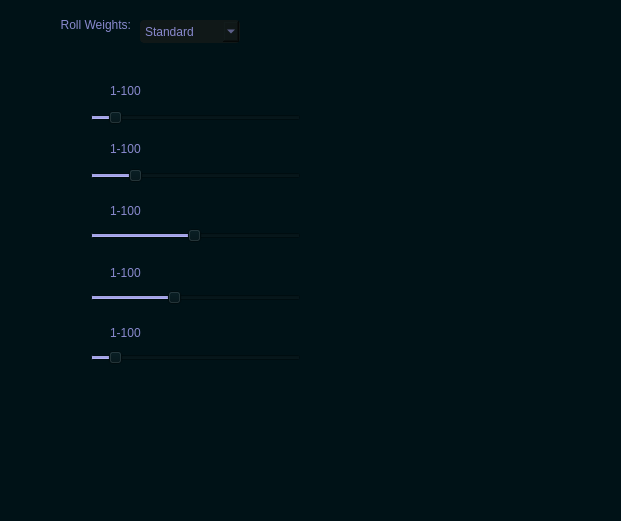
    <widget class="QWidget" name="weights_widget" native="true">
     <property name="geometry">
      <rect>
       <x>780</x>
       <y>310</y>
       <width>621</width>
       <height>521</height>
      </rect>
     </property>
     <property name="styleSheet">
      <string notr="true">QWidget {
	background-color: rgb(0, 18, 23);
}</string>
     </property>
     <widget class="QComboBox" name="weight_profile">
      <property name="geometry">
       <rect>
        <x>140</x>
        <y>20</y>
        <width>100</width>
        <height>23</height>
       </rect>
      </property>
      <property name="styleSheet">
       <string notr="true">QComboBox {

	border: 1px solid rgb(16, 24, 24);
	border-radius: 4px;
	background-color: rgb(16, 24, 24);
	color: rgb(137, 137, 206);

}

QComboBox:hover {
	background-color: rgb(24, 40, 40);
}

QComboBox:focus {
	border: rgb(85, 170, 255);
}
</string>
      </property>
      <item>
       <property name="text">
        <string>Standard</string>
       </property>
      </item>
      <item>
       <property name="text">
        <string>Fast</string>
       </property>
      </item>
      <item>
       <property name="text">
        <string>Slow</string>
       </property>
      </item>
      <item>
       <property name="text">
        <string>Custom</string>
       </property>
      </item>
     </widget>
     <widget class="QLabel" name="quarter_weight_value">
      <property name="geometry">
       <rect>
        <x>110</x>
        <y>198</y>
        <width>61</width>
        <height>26</height>
       </rect>
      </property>
      <property name="font">
       <font>
        <pointsize>9</pointsize>
       </font>
      </property>
      <property name="styleSheet">
       <string notr="true">QLabel {
	color:rgb(137, 137, 206)
	
}</string>
      </property>
      <property name="text">
       <string>1-100</string>
      </property>
     </widget>
     <widget class="QSlider" name="half_weight_slider">
      <property name="geometry">
       <rect>
        <x>90</x>
        <y>168</y>
        <width>211</width>
        <height>16</height>
       </rect>
      </property>
      <property name="styleSheet">
       <string notr="true">QSlider {
	selection-background-color: rgb(137, 137, 206);
}
</string>
      </property>
      <property name="value">
       <number>19</number>
      </property>
      <property name="orientation">
       <enum>Qt::Horizontal</enum>
      </property>
     </widget>
     <widget class="QLabel" name="quarter_weight_image">
      <property name="geometry">
       <rect>
        <x>50</x>
        <y>188</y>
        <width>40</width>
        <height>51</height>
       </rect>
      </property>
      <property name="font">
       <font>
        <pointsize>9</pointsize>
       </font>
      </property>
      <property name="styleSheet">
       <string notr="true">QLabel {
	color:rgb(137, 137, 206)
	
}</string>
      </property>
      <property name="text">
       <string/>
      </property>
      <property name="pixmap">
       <pixmap>data/images/quarter.png</pixmap>
      </property>
      <property name="scaledContents">
       <bool>true</bool>
      </property>
      <property name="wordWrap">
       <bool>true</bool>
      </property>
     </widget>
     <widget class="QSlider" name="quarter_weight_slider">
      <property name="geometry">
       <rect>
        <x>90</x>
        <y>228</y>
        <width>211</width>
        <height>16</height>
       </rect>
      </property>
      <property name="styleSheet">
       <string notr="true">QSlider {
	selection-background-color: rgb(137, 137, 206);
}</string>
      </property>
      <property name="value">
       <number>49</number>
      </property>
      <property name="orientation">
       <enum>Qt::Horizontal</enum>
      </property>
     </widget>
     <widget class="QLabel" name="half_weight_value">
      <property name="geometry">
       <rect>
        <x>110</x>
        <y>138</y>
        <width>61</width>
        <height>22</height>
       </rect>
      </property>
      <property name="font">
       <font>
        <pointsize>9</pointsize>
       </font>
      </property>
      <property name="styleSheet">
       <string notr="true">QLabel {
	color:rgb(137, 137, 206)
	
}</string>
      </property>
      <property name="text">
       <string>1-100</string>
      </property>
     </widget>
     <widget class="QLabel" name="half_weight_image">
      <property name="geometry">
       <rect>
        <x>50</x>
        <y>128</y>
        <width>40</width>
        <height>51</height>
       </rect>
      </property>
      <property name="font">
       <font>
        <pointsize>9</pointsize>
       </font>
      </property>
      <property name="styleSheet">
       <string notr="true">QLabel {
	color:rgb(137, 137, 206)
	
}</string>
      </property>
      <property name="text">
       <string/>
      </property>
      <property name="pixmap">
       <pixmap>data/images/half.png</pixmap>
      </property>
      <property name="scaledContents">
       <bool>true</bool>
      </property>
      <property name="wordWrap">
       <bool>true</bool>
      </property>
     </widget>
     <widget class="QLabel" name="roll_weights_label">
      <property name="geometry">
       <rect>
        <x>30</x>
        <y>18</y>
        <width>101</width>
        <height>30</height>
       </rect>
      </property>
      <property name="sizePolicy">
       <sizepolicy hsizetype="Fixed" vsizetype="Fixed">
        <horstretch>0</horstretch>
        <verstretch>0</verstretch>
       </sizepolicy>
      </property>
      <property name="minimumSize">
       <size>
        <width>0</width>
        <height>0</height>
       </size>
      </property>
      <property name="maximumSize">
       <size>
        <width>16777215</width>
        <height>16777215</height>
       </size>
      </property>
      <property name="font">
       <font>
        <pointsize>9</pointsize>
       </font>
      </property>
      <property name="styleSheet">
       <string notr="true">color: rgb(137, 137, 206);</string>
      </property>
      <property name="text">
       <string>&lt;html&gt;&lt;head/&gt;&lt;body&gt;&lt;p&gt;Roll Weights:&lt;/p&gt;&lt;/body&gt;&lt;/html&gt;</string>
      </property>
      <property name="alignment">
       <set>Qt::AlignRight|Qt::AlignTop|Qt::AlignTrailing</set>
      </property>
      <property name="wordWrap">
       <bool>true</bool>
      </property>
      <property name="margin">
       <number>6</number>
      </property>
     </widget>
     <widget class="QSlider" name="eighth_weight_slider">
      <property name="geometry">
       <rect>
        <x>90</x>
        <y>290</y>
        <width>211</width>
        <height>16</height>
       </rect>
      </property>
      <property name="styleSheet">
       <string notr="true">QSlider {
	selection-background-color: rgb(137, 137, 206);
}</string>
      </property>
      <property name="value">
       <number>39</number>
      </property>
      <property name="orientation">
       <enum>Qt::Horizontal</enum>
      </property>
     </widget>
     <widget class="QLabel" name="eighth_weight_value">
      <property name="geometry">
       <rect>
        <x>110</x>
        <y>260</y>
        <width>61</width>
        <height>26</height>
       </rect>
      </property>
      <property name="font">
       <font>
        <pointsize>9</pointsize>
       </font>
      </property>
      <property name="styleSheet">
       <string notr="true">QLabel {
	color:rgb(137, 137, 206)
	
}</string>
      </property>
      <property name="text">
       <string>1-100</string>
      </property>
     </widget>
     <widget class="QLabel" name="eighth_weight_image">
      <property name="geometry">
       <rect>
        <x>50</x>
        <y>250</y>
        <width>40</width>
        <height>51</height>
       </rect>
      </property>
      <property name="font">
       <font>
        <pointsize>9</pointsize>
       </font>
      </property>
      <property name="styleSheet">
       <string notr="true">QLabel {
	color:rgb(137, 137, 206)
	
}</string>
      </property>
      <property name="text">
       <string/>
      </property>
      <property name="pixmap">
       <pixmap>data/images/eighth.png</pixmap>
      </property>
      <property name="scaledContents">
       <bool>true</bool>
      </property>
      <property name="wordWrap">
       <bool>true</bool>
      </property>
     </widget>
     <widget class="QSlider" name="whole_weight_slider">
      <property name="geometry">
       <rect>
        <x>90</x>
        <y>110</y>
        <width>211</width>
        <height>16</height>
       </rect>
      </property>
      <property name="styleSheet">
       <string notr="true">QSlider {
	selection-background-color: rgb(137, 137, 206);
}</string>
      </property>
      <property name="value">
       <number>9</number>
      </property>
      <property name="orientation">
       <enum>Qt::Horizontal</enum>
      </property>
     </widget>
     <widget class="QLabel" name="whole_weight_image">
      <property name="geometry">
       <rect>
        <x>60</x>
        <y>90</y>
        <width>21</width>
        <height>21</height>
       </rect>
      </property>
      <property name="font">
       <font>
        <pointsize>9</pointsize>
       </font>
      </property>
      <property name="styleSheet">
       <string notr="true">QLabel {
	color:rgb(137, 137, 206)
	
}</string>
      </property>
      <property name="text">
       <string/>
      </property>
      <property name="pixmap">
       <pixmap>data/images/whole.png</pixmap>
      </property>
      <property name="scaledContents">
       <bool>true</bool>
      </property>
      <property name="wordWrap">
       <bool>true</bool>
      </property>
     </widget>
     <widget class="QLabel" name="whole_weight_value">
      <property name="geometry">
       <rect>
        <x>110</x>
        <y>80</y>
        <width>61</width>
        <height>22</height>
       </rect>
      </property>
      <property name="font">
       <font>
        <pointsize>9</pointsize>
       </font>
      </property>
      <property name="styleSheet">
       <string notr="true">QLabel {
	color:rgb(137, 137, 206)
	
}</string>
      </property>
      <property name="text">
       <string>1-100</string>
      </property>
     </widget>
     <widget class="QLabel" name="sixteenth_weight_image">
      <property name="geometry">
       <rect>
        <x>29</x>
        <y>310</y>
        <width>61</width>
        <height>51</height>
       </rect>
      </property>
      <property name="font">
       <font>
        <pointsize>9</pointsize>
       </font>
      </property>
      <property name="styleSheet">
       <string notr="true">QLabel {
	color:rgb(137, 137, 206)
	
}</string>
      </property>
      <property name="text">
       <string/>
      </property>
      <property name="pixmap">
       <pixmap>data/images/sixteenth.png</pixmap>
      </property>
      <property name="scaledContents">
       <bool>true</bool>
      </property>
      <property name="wordWrap">
       <bool>true</bool>
      </property>
     </widget>
     <widget class="QLabel" name="sixteenth_weight_value">
      <property name="geometry">
       <rect>
        <x>110</x>
        <y>320</y>
        <width>61</width>
        <height>26</height>
       </rect>
      </property>
      <property name="font">
       <font>
        <pointsize>9</pointsize>
       </font>
      </property>
      <property name="styleSheet">
       <string notr="true">QLabel {
	color:rgb(137, 137, 206)
	
}</string>
      </property>
      <property name="text">
       <string>1-100</string>
      </property>
     </widget>
     <widget class="QSlider" name="sixteenth_weight_slider">
      <property name="geometry">
       <rect>
        <x>90</x>
        <y>350</y>
        <width>211</width>
        <height>16</height>
       </rect>
      </property>
      <property name="styleSheet">
       <string notr="true">QSlider {
	selection-background-color: rgb(137, 137, 206);
}</string>
      </property>
      <property name="value">
       <number>9</number>
      </property>
      <property name="orientation">
       <enum>Qt::Horizontal</enum>
      </property>
     </widget>
    </widget>
